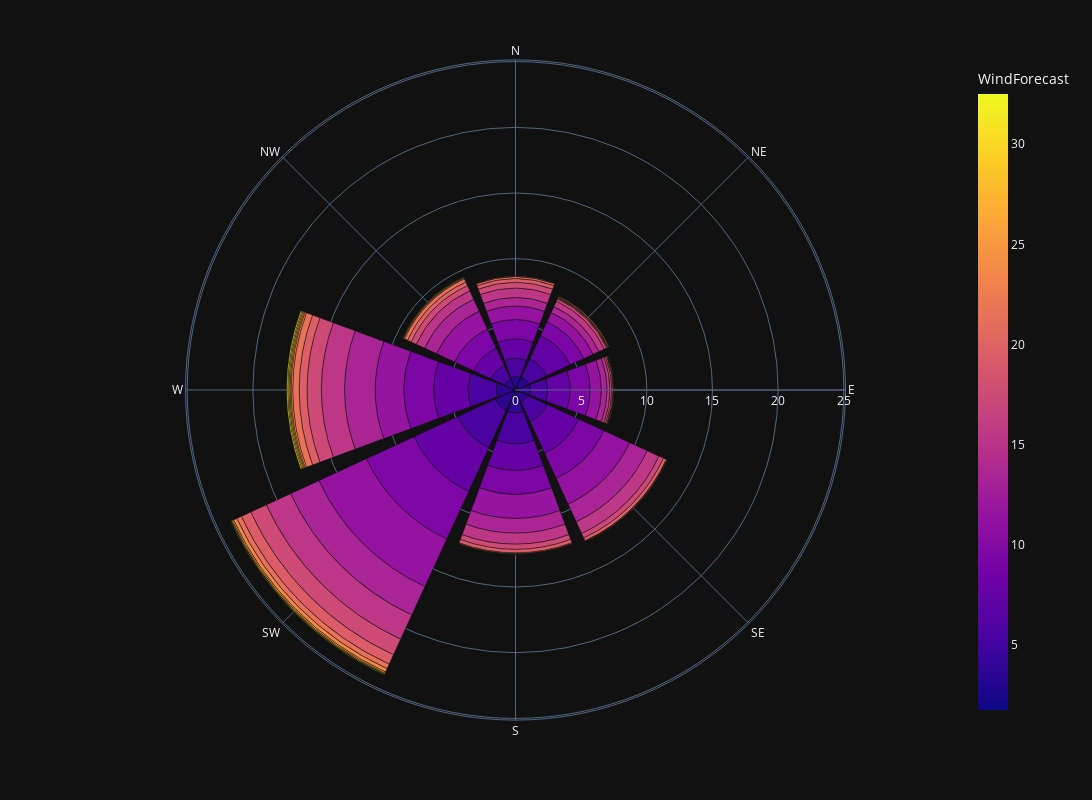

Here is the notebook cell this chart was saved with:
### Code cell
# Create a wind rose plot
fig = px.bar_polar(aggregated_data_forecast, r='FrequencyForecast', theta='WindDirBinForecast', color='WindForecast',
                   template='plotly_dark', color_discrete_sequence=px.colors.sequential.Plasma_r)
# Set the figure size
fig.update_layout(width=1600, height=800)
fig.show()

### Figure 1 — Plotly figure (JSON) as saved in the notebook; plotly's stock layout.template omitted (floating-point values rounded to 4 significant figures)
{"data": [{"hovertemplate": "FrequencyForecast=%{r}<br>WindDirBinForecast=%{theta}<br>WindForecast=%{marker.color}<extra></extra>", "legendgroup": "", "marker": {"color": [1.765, 3.635, 5.565, 7.51, 9.41, 11.42, 13.54, 15.47, 17.46, 19.37, 21.12, 23, null, null, null, null, 1.8, 3.624, 5.544, 7.425, 9.418, 11.4, 13.54, 15.44, 17.4, 19.25, 21.5, 23.6, 25.5, null, null, null, 1.923, 3.604, 5.551, 7.454, 9.478, 11.34, 13.35, 15.52, 17.43, 19.5, 21.17, 23.5, 26, null, null, null, 1.818, 3.598, 5.554, 7.507, 9.457, 11.45, 13.38, 15.48, 17.32, 19.6, 21.2, 23, 25, null, null, null, 1.926, 3.547, 5.498, 7.502, 9.44, 11.49, 13.42, 15.38, 17.45, 19.32, 21.57, 23, 25.33, 28, null, null, 1.923, 3.654, 5.53, 7.488, 9.552, 11.43, 13.41, 15.47, 17.46, 19.41, 21.43, 23.48, 25.36, 27.75, 29.33, 32.5, 1.957, 3.647, 5.52, 7.509, 9.512, 11.48, 13.46, 15.42, 17.42, 19.51, 21.58, 23.38, 25.44, 27.33, 29.78, 31.56, 1.913, 3.575, 5.545, 7.481, 9.417, 11.51, 13.46, 15.34, 17.49, 19.59, 21.48, 23.25, 25.4, 27.67, 30, null], "coloraxis": "coloraxis", "pattern": {"shape": ""}}, "name": "", "r": [0.322, 0.701, 1.392, 1.468, 1.477, 1.032, 0.644, 0.72, 0.436, 0.284, 0.152, 0.009, 0, 0, 0, 0, 0.237, 0.881, 1.496, 1.96, 1.155, 0.776, 0.492, 0.455, 0.189, 0.076, 0.038, 0.047, 0.038, 0, 0, 0, 0.246, 0.909, 1.288, 1.733, 1.506, 0.852, 0.436, 0.218, 0.133, 0.095, 0.057, 0.019, 0.009, 0, 0, 0, 0.208, 0.776, 1.676, 2.651, 2.112, 2.149, 1.477, 0.985, 0.379, 0.237, 0.047, 0.009, 0.019, 0, 0, 0, 0.256, 1.506, 2.339, 2.017, 1.827, 1.837, 1.117, 0.843, 0.398, 0.265, 0.066, 0.019, 0.028, 0.009, 0, 0, 0.246, 1.449, 3.144, 3.664, 3.996, 3.986, 2.377, 2.036, 1.307, 0.786, 0.379, 0.275, 0.104, 0.076, 0.028, 0.019, 0.218, 1.259, 2.13, 2.623, 2.273, 2.187, 2.329, 1.771, 1.089, 0.597, 0.492, 0.123, 0.085, 0.085, 0.085, 0.085, 0.218, 0.691, 1.146, 1.458, 1.591, 1.515, 1.004, 0.701, 0.426, 0.303, 0.256, 0.076, 0.047, 0.028, 0.009, 0], "showlegend": false, "subplot": "polar", "theta": ["N", "N", "N", "N", "N", "N", "N", "N", "N", "N", "N", "N", "N", "N", "N", "N", "NE", "NE", "NE", "NE", "NE", "NE", "NE", "NE", "NE", "NE", "NE", "NE", "NE", "NE", "NE", "NE", "E", "E", "E", "E", "E", "E", "E", "E", "E", "E", "E", "E", "E", "E", "E", "E", "SE", "SE", "SE", "SE", "SE", "SE", "SE", "SE", "SE", "SE", "SE", "SE", "SE", "SE", "SE", "SE", "S", "S", "S", "S", "S", "S", "S", "S", "S", "S", "S", "S", "S", "S", "S", "S", "SW", "SW", "SW", "SW", "SW", "SW", "SW", "SW", "SW", "SW", "SW", "SW", "SW", "SW", "SW", "SW", "W", "W", "W", "W", "W", "W", "W", "W", "W", "W", "W", "W", "W", "W", "W", "W", "NW", "NW", "NW", "NW", "NW", "NW", "NW", "NW", "NW", "NW", "NW", "NW", "NW", "NW", "NW", "NW"], "type": "barpolar"}], "layout": {"barmode": "relative", "coloraxis": {"colorbar": {"title": {"text": "WindForecast"}}, "colorscale": [[0, "#0d0887"], [0.1111, "#46039f"], [0.2222, "#7201a8"], [0.3333, "#9c179e"], [0.4444, "#bd3786"], [0.5556, "#d8576b"], [0.6667, "#ed7953"], [0.7778, "#fb9f3a"], [0.8889, "#fdca26"], [1, "#f0f921"]]}, "height": 800, "legend": {"tracegroupgap": 0}, "margin": {"t": 60}, "polar": {"angularaxis": {"direction": "clockwise", "rotation": 90}, "domain": {"x": [0, 1], "y": [0, 1]}}, "width": 1600}}
